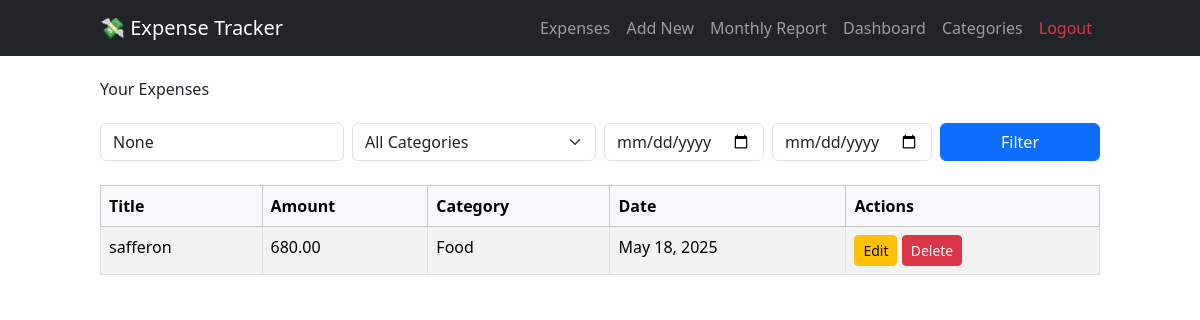
Before: / (signed in) with the older database file.
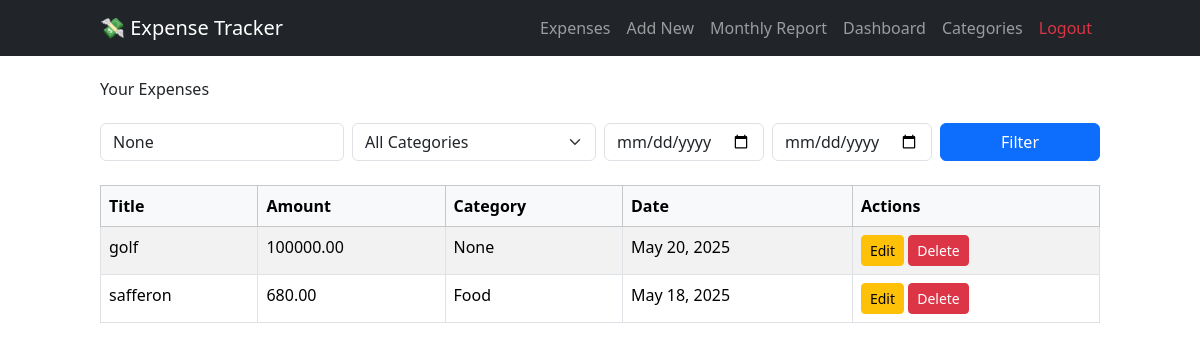
After: the same page with the newer database file.
### expenses/models.py (models this page shows, shortened)
class Expense(models.Model):
    user = models.ForeignKey(User, on_delete=models.CASCADE)
    title = models.CharField(max_length=255)
    amount = models.DecimalField(max_digits=10, decimal_places=2)
    category = models.ForeignKey(Category, on_delete=models.SET_NULL, null=True, blank=True)
    date = models.DateField()
    created_at = models.DateTimeField(auto_now_add=True)

class Category(models.Model):
    name = models.CharField(max_length=100)
    user = models.ForeignKey(User, on_delete=models.CASCADE)
    class Meta:
        unique_together = ('user', 'name')
    def __str__(self):
        return self.name

### expenses/views.py (the view)
# urls.py: path('', views.expense_list, name='expense_list'),
@login_required
def expense_list(request):
    expenses = Expense.objects.filter(user=request.user).order_by('-date')
    title_query = request.GET.get('title')
    category_query = request.GET.get('category')
    start_date = request.GET.get('start_date')
    end_date = request.GET.get('end_date')
    if title_query:
        expenses = expenses.filter(title__icontains=title_query)
    if category_query:
        expenses = expenses.filter(category__id=category_query)
    if start_date and end_date:
        expenses = expenses.filter(date__range=[start_date, end_date])
    context = {
        'expenses': expenses,
        'title_query': title_query,
        'category_query': category_query,
        'start_date': start_date,
        'end_date': end_date,
    }
    return render(request, 'expenses/expense_list.html', context)

### expenses/templates/expenses/expense_list.html (shortened to what this page needs)
{% extends 'expenses/base.html' %}
{% block content %}
<h2 class="mb-4">Your Expenses</h2>
<form method="get" class="row g-2 mb-4">
  <div class="col-md-3">
    <input type="text" name="title" class="form-control" placeholder="Search title" value="{{ title_query }}">
  </div>
  <div class="col-md-3">
    <select name="category" class="form-select">
      <option value="">All Categories</option>
    </select>
  </div>
  <div class="col-md-2">
    <input type="date" name="start_date" class="form-control" value="{{ start_date }}">
  </div>
  <div class="col-md-2">
    <input type="date" name="end_date" class="form-control" value="{{ end_date }}">
  </div>
  <div class="col-md-2">
    <button type="submit" class="btn btn-primary w-100">Filter</button>
  </div>
</form>
<table class="table table-bordered table-striped">
  <thead class="table-light">
    <tr>
      <th>Title</th>
      <th>Amount</th>
      <th>Category</th>
      <th>Date</th>
      <th>Actions</th>
    </tr>
  </thead>
  <tbody>
    {% for expense in expenses %}
    <tr>
      <td>{{ expense.title }}</td>
      <td>{{ expense.amount }}</td>
      <td>{{ expense.category }}</td>
      <td>{{ expense.date }}</td>
      <td>
        <a href="{% url 'edit_expense' expense.id %}" class="btn btn-sm btn-warning">Edit</a>
        <form method="post" action="{% url 'delete_expense' expense.id %}" class="d-inline">
          <button type="submit" class="btn btn-sm btn-danger">Delete</button>
        </form>
      </td>
    </tr>
    {% empty %}
    <tr>
      <td colspan="5" class="text-center">No expenses found.</td>
    </tr>
    {% endfor %}
  </tbody>
</table>
{% endblock %}

### expenses/templates/expenses/base.html (shortened to what this page needs)
<!DOCTYPE html>
<html lang="en">
<head>
    <link href="https://cdn.jsdelivr.net/npm/bootstrap@5.3.3/dist/css/bootstrap.min.css" rel="stylesheet">
    <link href="https://cdn.jsdelivr.net/npm/tailwindcss@2.2.19/dist/tailwind.min.css" rel="stylesheet">
</head>
<body>
<nav class="navbar navbar-expand-lg navbar-dark bg-dark mb-4">
  <div class="container">
    <a class="navbar-brand" href="{% url 'expense_list' %}">💸 Expense Tracker</a>
    <div class="collapse navbar-collapse" id="navbarNav">
      <ul class="navbar-nav ms-auto">
        <li class="nav-item">
          <a class="nav-link" href="{% url 'expense_list' %}">Expenses</a>
        </li>
        <li class="nav-item">
          <a class="nav-link" href="{% url 'add_expense' %}">Add New</a>
        </li>
        <li class="nav-item">
          <a class="nav-link" href="{% url 'expense_report' %}">Monthly Report</a>
        </li>
        <li>
            <a class="nav-link" href="{% url 'dashboard' %}">Dashboard</a>
        </li>
        <li class="nav-item">
          <a class="nav-link" href="{% url 'manage_categories' %}">Categories</a>
        </li>
        <li class="nav-item">
          <a class="nav-link text-danger" href="#">Logout</a>
        </li>
      </ul>
    </div>
  </div>
</nav>
<div class="container">
    {% block content %}
    {% endblock %}
</div>
</body>
</html>

Changed rows visible on the page:
added Expense: title "golf", amount "100000.00", category "None", date "May 20, 2025"
